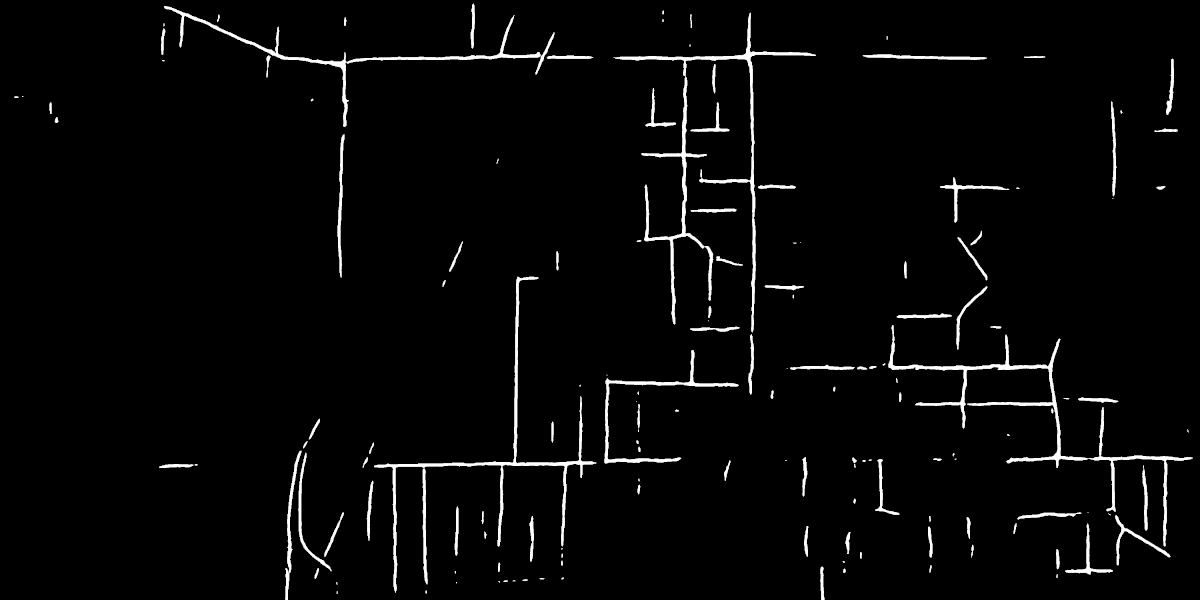
#> input picture images/Capodrise_40.png, 1200 x 600 px, found by its file name
$ python hugs.py
#> lines starting #> are read from the running program, lines starting #| are printed output that depends on the picture; long printed decimals are rounded
import cv2
import numpy as np


def hugs(filename, outfile):
#> called with filename = 'images/Capodrise_40.png', outfile = 'images/result.png'
    img = cv2.imread(filename)
#> img is the input picture: shape (600, 1200, 3); min 0, max 255, mean 7.2
    gray = cv2.cvtColor(img,cv2.COLOR_BGR2GRAY)
    edges = cv2.Canny(gray,10,600,apertureSize = 3)
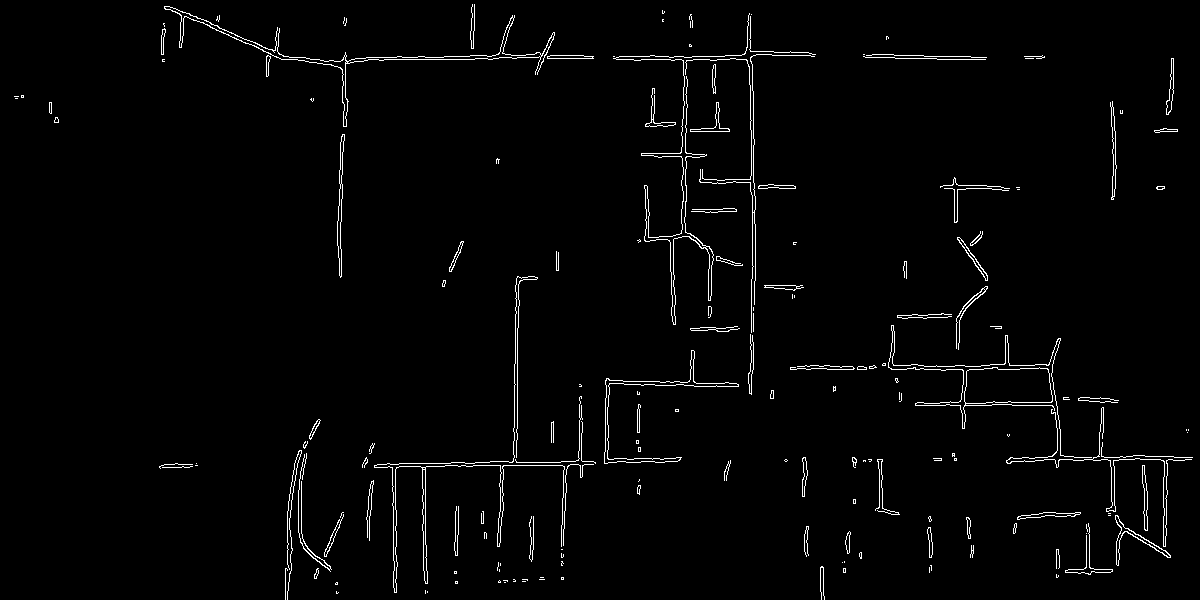
#> edges: shape (600, 1200); 2% white in thin lines or dots

    lines = cv2.HoughLines(edges,1,np.pi/180,120)
#> lines = 23 rows, first 8: [59, 1.57], [56, 1.57], [66, 1.55], [48, 1.59], [756, 0.0175], [-748, 3.12], [64, 1.55], [470, 1.55]
    img.fill(255)
#> img: shape (600, 1200, 3); every value is 255
    for line in lines:
        for rho,theta in line:
            if rho > 0:
                print(rho, theta)
                a = np.cos(theta)
                b = np.sin(theta)
                x0 = a*rho
                y0 = b*rho
                x1 = int(x0 + 1000*(-b))
                y1 = int(y0 + 1000*(a))
                x2 = int(x0 - 1000*(-b))
                y2 = int(y0 - 1000*(a))

                cv2.line(img,(x1,y1),(x2,y2),(0,0,255),2)
#> this loop made 23 passes
#> line on passes 1 to 12: [[59, 1.57]], [[56, 1.57]], [[66, 1.55]], [[48, 1.59]], [[756, 0.0175]], [[-748, 3.12]], [[64, 1.55]], [[470, 1.55]], [[474, 1.55]], [[42, 1.59]], [[369, 1.57]], [[751, 0]]
#| 59.0 1.571
#| 56.0 1.571
#| 66.0 1.553
#| 48.0 1.588
#| 756.0 0.01745
#| 64.0 1.553
#| 470.0 1.553
#| 474.0 1.553
#> (further printed lines are left out)
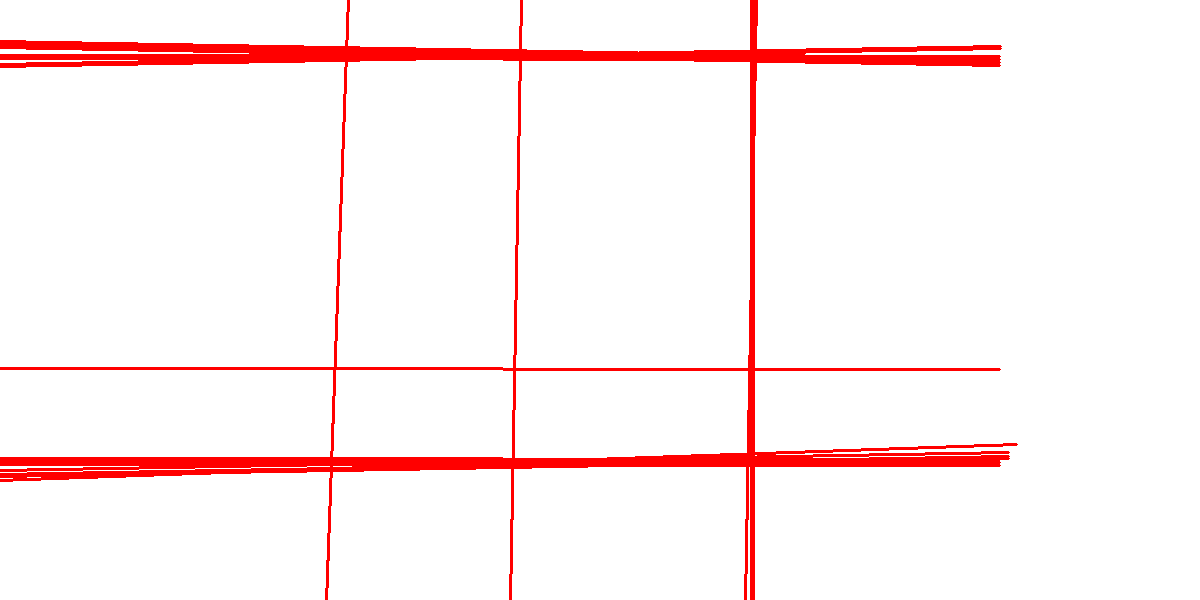
#> img: shape (600, 1200, 3); mean B, G, R 240.8, 240.8, 255

    cv2.imwrite(outfile,img)


if __name__ == "__main__":
    hugs('images/Capodrise_40.png', 'images/result.png')
